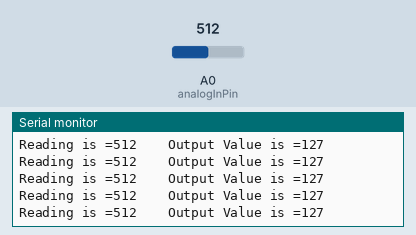
Simulated run of this sketch. Board: Arduino Uno, built with avr-gcc and run on an emulated ATmega328P. On the bench: the last lines printed to the serial monitor. The inputs (shaded band) are chosen by the test bench; at power-on: A0 (analogInPin) = 512.

Above: at 1.2 s.
1.3 s: A0 (analogInPin) set to 415
At 1.4 s:
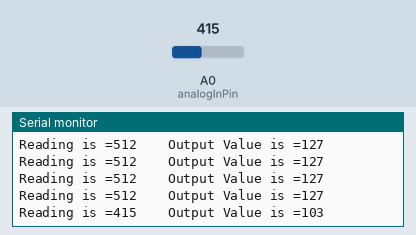
4.3 s: A0 (analogInPin) set to 391
At 4.32 s:
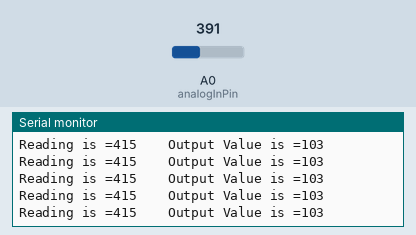
7.3 s: A0 (analogInPin) set to 45
At 7.8 s:
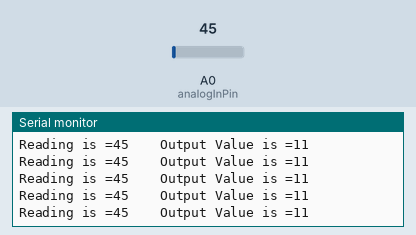
10.3 s: A0 (analogInPin) set to 38
At 10.9 s:
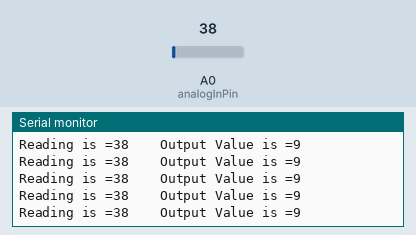
13.3 s: A0 (analogInPin) set to 11
At 14.2 s:
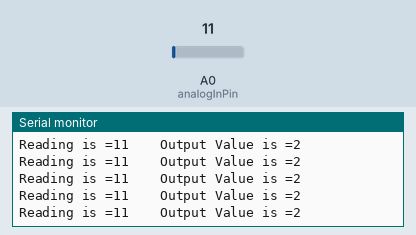
14.8 s: A0 (analogInPin) set to 8
At 15.5 s:
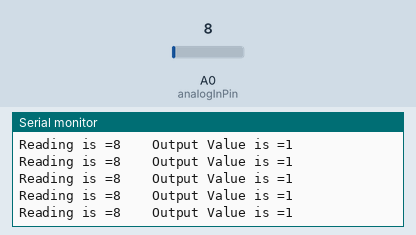
Timing chart, 0 to 17.8 s (numbered marks = the images above; inputs shaded):
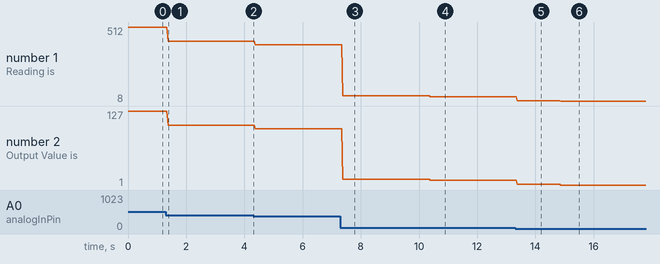

The sketch:

LDR.ino
```cpp
const int analogInPin = A0;
int sensorValue = 0;
int outputValue = 0;
void setup()
{
  // put your setup code here, to run once:
Serial.begin(9600);
}

void loop()
{
  // put your main code here, to run repeatedly:
sensorValue=analogRead(analogInPin);
outputValue = map(sensorValue,0,1023,0,255);
Serial.print("Reading is =");
Serial.print(sensorValue);
Serial.print("\t\tOutput Value is =");
Serial.println(outputValue);
}
```

Measured:
- after the input at 1.3 s, the serial monitor: prints a new line after 0.08 s (image 1)
- after the input at 7.3 s, the serial monitor: prints a new line after 0.08 s (image 3)
- after the input at 10.3 s, the serial monitor: prints a new line after 0.09 s (image 4)
- after the input at 13.3 s, the serial monitor: prints a new line after 0.08 s (image 5)
- after the input at 14.8 s, the serial monitor: prints a new line after 0.08 s (image 6)
- plotted number 1: 512 → 415 after the input at 1.3 s, 415 → 391 after the input at 4.3 s, 391 → 45 after the input at 7.3 s, 45 → 38 after the input at 10.3 s, 11 → 8 after the input at 14.8 s
- plotted number 2: 127 → 103 after the input at 1.3 s, 103 → 97 after the input at 4.3 s, 97 → 11 after the input at 7.3 s, 11 → 9 after the input at 10.3 s, 9 → 2 after the input at 13.3 s
